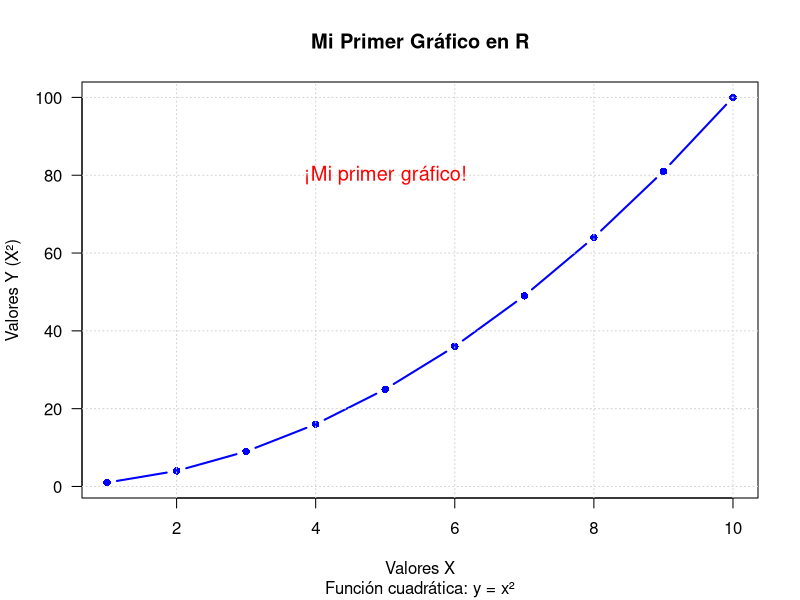
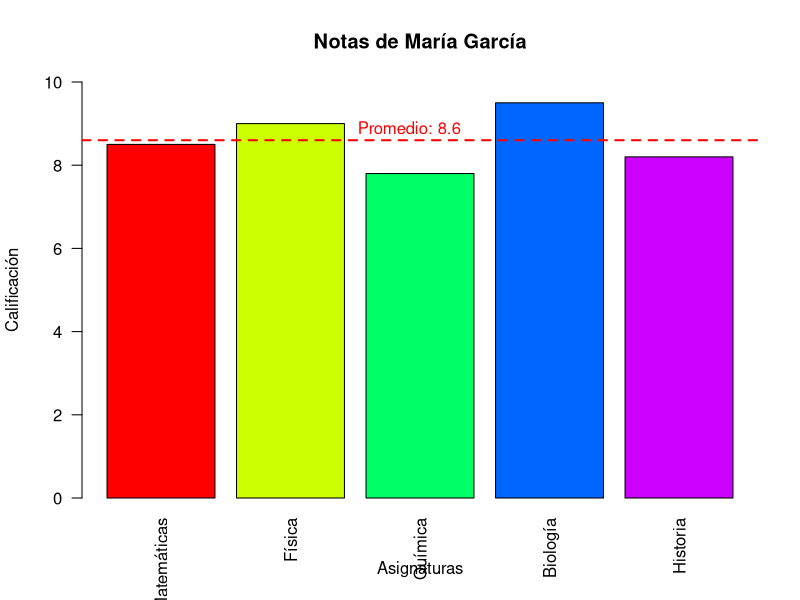

These figures' R source, in order:
# =====================================
# MÓDULO 1: INTRODUCCIÓN A RSTUDIO
# Script de Ejercicios Prácticos
# =====================================

# Este script contiene todos los ejercicios del Módulo 1
# Ejecuta cada sección paso a paso

# -------------------------------------
# 1. VERIFICACIÓN DE INSTALACIÓN
# -------------------------------------

# Verificar versión de R
print("=== INFORMACIÓN DEL SISTEMA ===")
R.version.string
print(paste("Fecha actual:", Sys.Date()))
print("¡RStudio está funcionando correctamente!")

# -------------------------------------
# 2. OPERACIONES BÁSICAS
# -------------------------------------

print("\n=== OPERACIONES MATEMÁTICAS ===")

# Matemáticas básicas
print(paste("2 + 2 =", 2 + 2))
print(paste("10 * 5 =", 10 * 5))
print(paste("15 / 3 =", 15 / 3))
print(paste("2^3 =", 2^3))

# -------------------------------------
# 3. VARIABLES Y ASIGNACIONES
# -------------------------------------

print("\n=== TRABAJANDO CON VARIABLES ===")

# Crear variables
mi_nombre <- "Estudiante de RStudio"
mi_edad <- 25
mi_altura <- 1.75
es_estudiante <- TRUE

# Mostrar variables
print(paste("Nombre:", mi_nombre))
print(paste("Edad:", mi_edad, "años"))
print(paste("Altura:", mi_altura, "metros"))
print(paste("¿Es estudiante?", es_estudiante))

# -------------------------------------
# 4. VECTORES Y LISTAS
# -------------------------------------

print("\n=== VECTORES Y OPERACIONES ===")

# Crear vectores
numeros <- c(1, 2, 3, 4, 5, 6, 7, 8, 9, 10)
frutas <- c("manzana", "banana", "naranja", "uva", "fresa")
precios <- c(1.20, 0.80, 1.50, 2.10, 2.50)

print("Vector de números:")
print(numeros)

print("Vector de frutas:")
print(frutas)

print("Vector de precios:")
print(precios)

# Operaciones con vectores
print(paste("Suma de números:", sum(numeros)))
print(paste("Promedio de números:", mean(numeros)))
print(paste("Valor máximo:", max(numeros)))
print(paste("Valor mínimo:", min(numeros)))

# Operaciones vectoriales
doble_numeros <- numeros * 2
print("Números multiplicados por 2:")
print(doble_numeros)

# -------------------------------------
# 5. TU PRIMER GRÁFICO
# -------------------------------------

print("\n=== CREANDO GRÁFICOS ===")

# Datos para el gráfico
x <- 1:10
y <- x^2

# Crear el gráfico
plot(x, y, 
     type = "b",           # línea con puntos
     col = "blue",         # color azul
     pch = 16,             # tipo de punto
     lwd = 2,              # grosor de línea
     main = "Mi Primer Gráfico en R",
     sub = "Función cuadrática: y = x²",
     xlab = "Valores X",
     ylab = "Valores Y (X²)",
     las = 1)              # orientación de etiquetas

# Agregar una cuadrícula
grid()

# Agregar texto al gráfico
text(5, 80, "¡Mi primer gráfico!", col = "red", cex = 1.2)

# -------------------------------------
# 6. EJERCICIO: ANÁLISIS PERSONAL
# -------------------------------------

print("\n=== EJERCICIO: ANÁLISIS PERSONAL ===")

# Información personal (modifica con tus datos)
mi_info <- list(
  nombre = "Tu Nombre",
  edad = 25,
  ciudad = "Tu Ciudad",
  profesion = "Tu Profesión",
  hobbies = c("lectura", "deportes", "música", "programación")
)

# Crear mensaje de presentación
presentacion <- paste("Hola, soy", mi_info$nombre, 
                     ", tengo", mi_info$edad, "años,", 
                     "vivo en", mi_info$ciudad,
                     "y trabajo como", mi_info$profesion)
print(presentacion)

print("Mis hobbies favoritos son:")
for(hobby in mi_info$hobbies) {
  print(paste("- ", hobby))
}

# -------------------------------------
# 7. EJERCICIO: CALCULADORA AVANZADA
# -------------------------------------

print("\n=== EJERCICIO: CALCULADORA ===")

# Función calculadora
calculadora <- function(a, b) {
  resultados <- list(
    suma = a + b,
    resta = a - b,
    multiplicacion = a * b,
    division = a / b,
    potencia = a ^ b,
    modulo = a %% b
  )
  return(resultados)
}

# Usar la calculadora
num1 <- 20
num2 <- 4
resultado <- calculadora(num1, num2)

print(paste("Operaciones con", num1, "y", num2, ":"))
print(paste("Suma:", resultado$suma))
print(paste("Resta:", resultado$resta))
print(paste("Multiplicación:", resultado$multiplicacion))
print(paste("División:", resultado$division))
print(paste("Potencia:", resultado$potencia))
print(paste("Módulo:", resultado$modulo))

# -------------------------------------
# 8. EJERCICIO: ANÁLISIS DE NOTAS
# -------------------------------------

print("\n=== EJERCICIO: ANÁLISIS DE NOTAS ===")

# Datos de notas
estudiante <- "María García"
asignaturas <- c("Matemáticas", "Física", "Química", "Biología", "Historia")
notas <- c(8.5, 9.0, 7.8, 9.5, 8.2)

# Estadísticas
promedio <- mean(notas)
nota_maxima <- max(notas)
nota_minima <- min(notas)
desviacion <- sd(notas)

print(paste("Estudiante:", estudiante))
print(paste("Promedio general:", round(promedio, 2)))
print(paste("Nota máxima:", nota_maxima, "en", asignaturas[which.max(notas)]))
print(paste("Nota mínima:", nota_minima, "en", asignaturas[which.min(notas)]))
print(paste("Desviación estándar:", round(desviacion, 2)))

# Gráfico de notas
barplot(notas, 
        names.arg = asignaturas,
        main = paste("Notas de", estudiante),
        ylab = "Calificación",
        xlab = "Asignaturas",
        col = rainbow(length(notas)),
        ylim = c(0, 10),
        las = 2)  # rotar etiquetas

# Añadir línea de promedio
abline(h = promedio, col = "red", lwd = 2, lty = 2)
text(3, promedio + 0.3, paste("Promedio:", round(promedio, 2)), col = "red")

# -------------------------------------
# 9. DATOS DEL CURSO
# -------------------------------------

print("\n=== CARGANDO DATOS DEL CURSO ===")

# Intentar cargar datos de empleados (si existe el archivo)
if(file.exists("../datasets/empleados.csv")) {
  empleados <- read.csv("../datasets/empleados.csv")
  print("Datos de empleados cargados exitosamente:")
  print(head(empleados, 3))
  print(paste("Total de empleados:", nrow(empleados)))
} else {
  print("Archivo de empleados no encontrado. Asegúrate de estar en la carpeta correcta.")
}

# -------------------------------------
# 10. RESUMEN Y PRÓXIMOS PASOS
# -------------------------------------

print("\n=== ¡FELICITACIONES! ===")
print("Has completado exitosamente el Módulo 1 de RStudio")
print("\nLo que has aprendido:")
print("✓ Operaciones básicas en R")
print("✓ Crear y manipular variables")
print("✓ Trabajar con vectores")
print("✓ Crear tu primer gráfico")
print("✓ Hacer análisis básicos de datos")

print("\nPróximo módulo: Fundamentos de R")
print("¡Sigue practicando y nos vemos en el siguiente módulo!")

# Limpiar el workspace (opcional)
# rm(list = ls())  # Descomenta esta línea para limpiar todas las variables
